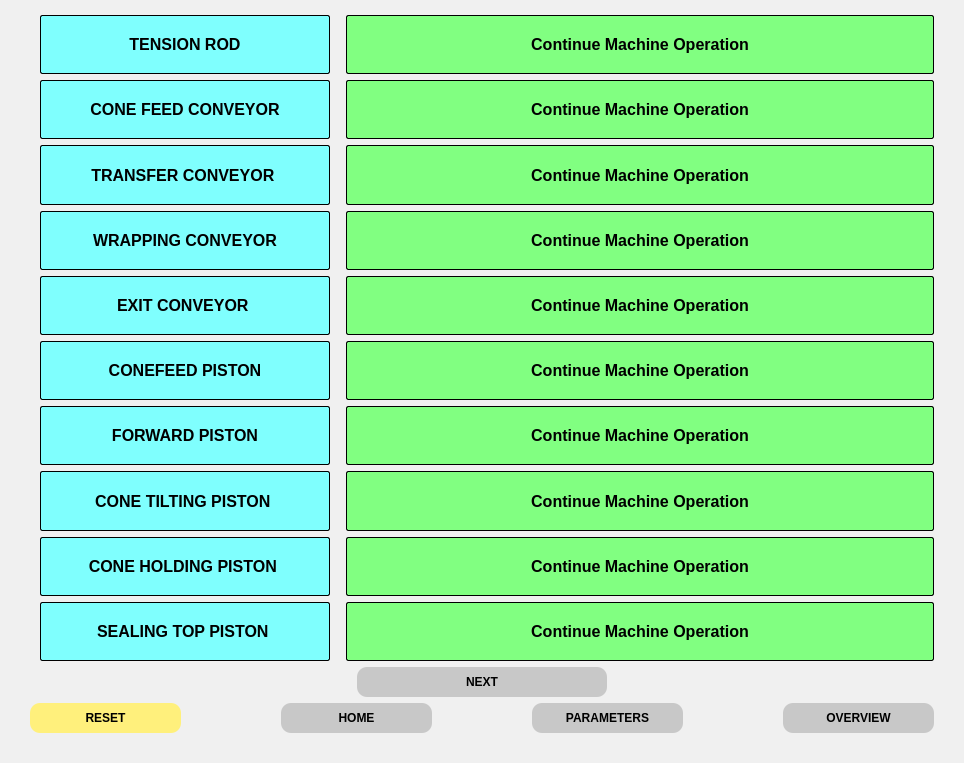
<?xml version="1.0" encoding="UTF-8"?>
<ui version="4.0">
 <class>Dialog</class>
 <widget class="QDialog" name="Dialog">
  <property name="geometry">
   <rect>
    <x>0</x>
    <y>0</y>
    <width>964</width>
    <height>763</height>
   </rect>
  </property>
  <property name="windowTitle">
   <string>Dialog</string>
  </property>
  <property name="styleSheet">
   <string notr="true">background-color: #F0F0F0;</string>
  </property>
  <layout class="QGridLayout" name="gridLayout_3">
   <property name="leftMargin">
    <number>30</number>
   </property>
   <property name="topMargin">
    <number>15</number>
   </property>
   <property name="rightMargin">
    <number>30</number>
   </property>
   <property name="bottomMargin">
    <number>30</number>
   </property>
   <item row="0" column="0">
    <layout class="QGridLayout" name="gridLayout_2">
     <item row="0" column="0">
      <layout class="QGridLayout" name="gridLayout" columnstretch="1,0">
       <item row="4" column="0">
        <widget class="QLabel" name="label_8">
         <property name="sizePolicy">
          <sizepolicy hsizetype="Preferred" vsizetype="Preferred">
           <horstretch>250</horstretch>
           <verstretch>30</verstretch>
          </sizepolicy>
         </property>
         <property name="minimumSize">
          <size>
           <width>300</width>
           <height>40</height>
          </size>
         </property>
         <property name="font">
          <font>
           <pointsize>12</pointsize>
           <weight>75</weight>
           <bold>true</bold>
          </font>
         </property>
         <property name="styleSheet">
          <string notr="true">margin-left: 10px; border: 1px solid black; border-radius: 2px; background: #7FFFFE; </string>
         </property>
         <property name="text">
          <string>EXIT CONVEYOR </string>
         </property>
         <property name="alignment">
          <set>Qt::AlignCenter</set>
         </property>
        </widget>
       </item>
       <item row="0" column="0">
        <widget class="QLabel" name="label_4">
         <property name="sizePolicy">
          <sizepolicy hsizetype="Preferred" vsizetype="Preferred">
           <horstretch>250</horstretch>
           <verstretch>30</verstretch>
          </sizepolicy>
         </property>
         <property name="minimumSize">
          <size>
           <width>300</width>
           <height>40</height>
          </size>
         </property>
         <property name="font">
          <font>
           <pointsize>12</pointsize>
           <weight>75</weight>
           <bold>true</bold>
          </font>
         </property>
         <property name="styleSheet">
          <string notr="true">margin-left: 10px; border: 1px solid black; border-radius: 2px; background: #7FFFFE; </string>
         </property>
         <property name="text">
          <string>TENSION ROD</string>
         </property>
         <property name="alignment">
          <set>Qt::AlignCenter</set>
         </property>
        </widget>
       </item>
       <item row="6" column="0">
        <widget class="QLabel" name="label_6">
         <property name="sizePolicy">
          <sizepolicy hsizetype="Preferred" vsizetype="Preferred">
           <horstretch>250</horstretch>
           <verstretch>30</verstretch>
          </sizepolicy>
         </property>
         <property name="minimumSize">
          <size>
           <width>300</width>
           <height>40</height>
          </size>
         </property>
         <property name="font">
          <font>
           <pointsize>12</pointsize>
           <weight>75</weight>
           <bold>true</bold>
          </font>
         </property>
         <property name="styleSheet">
          <string notr="true">margin-left: 10px; border: 1px solid black; border-radius: 2px; background: #7FFFFE; </string>
         </property>
         <property name="text">
          <string>FORWARD PISTON</string>
         </property>
         <property name="alignment">
          <set>Qt::AlignCenter</set>
         </property>
        </widget>
       </item>
       <item row="9" column="1">
        <widget class="QLabel" name="bW_Hmi_S_Top_Piston">
         <property name="sizePolicy">
          <sizepolicy hsizetype="Preferred" vsizetype="Preferred">
           <horstretch>250</horstretch>
           <verstretch>30</verstretch>
          </sizepolicy>
         </property>
         <property name="minimumSize">
          <size>
           <width>300</width>
           <height>40</height>
          </size>
         </property>
         <property name="font">
          <font>
           <pointsize>12</pointsize>
           <weight>75</weight>
           <bold>true</bold>
          </font>
         </property>
         <property name="acceptDrops">
          <bool>false</bool>
         </property>
         <property name="autoFillBackground">
          <bool>false</bool>
         </property>
         <property name="styleSheet">
          <string notr="true">margin-left: 10px; border: 1px solid black; border-radius: 2px; background:#81FF81; </string>
         </property>
         <property name="text">
          <string>Continue Machine Operation</string>
         </property>
         <property name="alignment">
          <set>Qt::AlignCenter</set>
         </property>
        </widget>
       </item>
       <item row="7" column="0">
        <widget class="QLabel" name="label_9">
         <property name="sizePolicy">
          <sizepolicy hsizetype="Preferred" vsizetype="Preferred">
           <horstretch>250</horstretch>
           <verstretch>30</verstretch>
          </sizepolicy>
         </property>
         <property name="minimumSize">
          <size>
           <width>300</width>
           <height>40</height>
          </size>
         </property>
         <property name="font">
          <font>
           <pointsize>12</pointsize>
           <weight>75</weight>
           <bold>true</bold>
          </font>
         </property>
         <property name="styleSheet">
          <string notr="true">margin-left: 10px; border: 1px solid black; border-radius: 2px; background: #7FFFFE; </string>
         </property>
         <property name="text">
          <string>CONE TILTING PISTON </string>
         </property>
         <property name="alignment">
          <set>Qt::AlignCenter</set>
         </property>
        </widget>
       </item>
       <item row="3" column="0">
        <widget class="QLabel" name="label_5">
         <property name="sizePolicy">
          <sizepolicy hsizetype="Preferred" vsizetype="Preferred">
           <horstretch>250</horstretch>
           <verstretch>30</verstretch>
          </sizepolicy>
         </property>
         <property name="minimumSize">
          <size>
           <width>300</width>
           <height>40</height>
          </size>
         </property>
         <property name="font">
          <font>
           <pointsize>12</pointsize>
           <weight>75</weight>
           <bold>true</bold>
          </font>
         </property>
         <property name="styleSheet">
          <string notr="true">margin-left: 10px; border: 1px solid black; border-radius: 2px; background: #7FFFFE; </string>
         </property>
         <property name="text">
          <string>WRAPPING CONVEYOR</string>
         </property>
         <property name="alignment">
          <set>Qt::AlignCenter</set>
         </property>
        </widget>
       </item>
       <item row="8" column="0">
        <widget class="QLabel" name="label_12">
         <property name="sizePolicy">
          <sizepolicy hsizetype="Preferred" vsizetype="Preferred">
           <horstretch>250</horstretch>
           <verstretch>30</verstretch>
          </sizepolicy>
         </property>
         <property name="minimumSize">
          <size>
           <width>300</width>
           <height>40</height>
          </size>
         </property>
         <property name="font">
          <font>
           <pointsize>12</pointsize>
           <weight>75</weight>
           <bold>true</bold>
          </font>
         </property>
         <property name="styleSheet">
          <string notr="true">margin-left: 10px; border: 1px solid black; border-radius: 2px; background: #7FFFFE; </string>
         </property>
         <property name="text">
          <string>CONE HOLDING PISTON </string>
         </property>
         <property name="alignment">
          <set>Qt::AlignCenter</set>
         </property>
        </widget>
       </item>
       <item row="5" column="1">
        <widget class="QLabel" name="bW_Hmi_CF_Piston">
         <property name="sizePolicy">
          <sizepolicy hsizetype="Preferred" vsizetype="Preferred">
           <horstretch>250</horstretch>
           <verstretch>30</verstretch>
          </sizepolicy>
         </property>
         <property name="minimumSize">
          <size>
           <width>300</width>
           <height>40</height>
          </size>
         </property>
         <property name="font">
          <font>
           <pointsize>12</pointsize>
           <weight>75</weight>
           <bold>true</bold>
          </font>
         </property>
         <property name="acceptDrops">
          <bool>false</bool>
         </property>
         <property name="autoFillBackground">
          <bool>false</bool>
         </property>
         <property name="styleSheet">
          <string notr="true">margin-left: 10px; border: 1px solid black; border-radius: 2px; background:#81FF81; </string>
         </property>
         <property name="text">
          <string>Continue Machine Operation</string>
         </property>
         <property name="alignment">
          <set>Qt::AlignCenter</set>
         </property>
        </widget>
       </item>
       <item row="2" column="0">
        <widget class="QLabel" name="label_7">
         <property name="sizePolicy">
          <sizepolicy hsizetype="Preferred" vsizetype="Preferred">
           <horstretch>250</horstretch>
           <verstretch>30</verstretch>
          </sizepolicy>
         </property>
         <property name="minimumSize">
          <size>
           <width>300</width>
           <height>40</height>
          </size>
         </property>
         <property name="font">
          <font>
           <pointsize>12</pointsize>
           <weight>75</weight>
           <bold>true</bold>
          </font>
         </property>
         <property name="styleSheet">
          <string notr="true">margin-left: 10px; border: 1px solid black; border-radius: 2px; background: #7FFFFE; </string>
         </property>
         <property name="text">
          <string>TRANSFER CONVEYOR </string>
         </property>
         <property name="alignment">
          <set>Qt::AlignCenter</set>
         </property>
        </widget>
       </item>
       <item row="9" column="0">
        <widget class="QLabel" name="label_14">
         <property name="sizePolicy">
          <sizepolicy hsizetype="Preferred" vsizetype="Preferred">
           <horstretch>250</horstretch>
           <verstretch>30</verstretch>
          </sizepolicy>
         </property>
         <property name="minimumSize">
          <size>
           <width>300</width>
           <height>40</height>
          </size>
         </property>
         <property name="font">
          <font>
           <pointsize>12</pointsize>
           <weight>75</weight>
           <bold>true</bold>
          </font>
         </property>
         <property name="styleSheet">
          <string notr="true">margin-left: 10px; border: 1px solid black; border-radius: 2px; background: #7FFFFE; </string>
         </property>
         <property name="text">
          <string>SEALING TOP PISTON </string>
         </property>
         <property name="alignment">
          <set>Qt::AlignCenter</set>
         </property>
        </widget>
       </item>
       <item row="8" column="1">
        <widget class="QLabel" name="bW_Hmi_CHP_Piston">
         <property name="sizePolicy">
          <sizepolicy hsizetype="Preferred" vsizetype="Preferred">
           <horstretch>250</horstretch>
           <verstretch>30</verstretch>
          </sizepolicy>
         </property>
         <property name="minimumSize">
          <size>
           <width>300</width>
           <height>40</height>
          </size>
         </property>
         <property name="font">
          <font>
           <pointsize>12</pointsize>
           <weight>75</weight>
           <bold>true</bold>
          </font>
         </property>
         <property name="acceptDrops">
          <bool>false</bool>
         </property>
         <property name="autoFillBackground">
          <bool>false</bool>
         </property>
         <property name="styleSheet">
          <string notr="true">margin-left: 10px; border: 1px solid black; border-radius: 2px; background:#81FF81; </string>
         </property>
         <property name="text">
          <string>Continue Machine Operation</string>
         </property>
         <property name="alignment">
          <set>Qt::AlignCenter</set>
         </property>
        </widget>
       </item>
       <item row="4" column="1">
        <widget class="QLabel" name="bW_Hmi_ExitConveyor">
         <property name="sizePolicy">
          <sizepolicy hsizetype="Preferred" vsizetype="Preferred">
           <horstretch>250</horstretch>
           <verstretch>30</verstretch>
          </sizepolicy>
         </property>
         <property name="minimumSize">
          <size>
           <width>300</width>
           <height>40</height>
          </size>
         </property>
         <property name="font">
          <font>
           <pointsize>12</pointsize>
           <weight>75</weight>
           <bold>true</bold>
          </font>
         </property>
         <property name="acceptDrops">
          <bool>false</bool>
         </property>
         <property name="autoFillBackground">
          <bool>false</bool>
         </property>
         <property name="styleSheet">
          <string notr="true">margin-left: 10px; border: 1px solid black; border-radius: 2px; background:#81FF81; </string>
         </property>
         <property name="text">
          <string>Continue Machine Operation</string>
         </property>
         <property name="alignment">
          <set>Qt::AlignCenter</set>
         </property>
        </widget>
       </item>
       <item row="7" column="1">
        <widget class="QLabel" name="bW_Hmi_CTP_Piston">
         <property name="sizePolicy">
          <sizepolicy hsizetype="Preferred" vsizetype="Preferred">
           <horstretch>250</horstretch>
           <verstretch>30</verstretch>
          </sizepolicy>
         </property>
         <property name="minimumSize">
          <size>
           <width>300</width>
           <height>40</height>
          </size>
         </property>
         <property name="font">
          <font>
           <pointsize>12</pointsize>
           <weight>75</weight>
           <bold>true</bold>
          </font>
         </property>
         <property name="acceptDrops">
          <bool>false</bool>
         </property>
         <property name="autoFillBackground">
          <bool>false</bool>
         </property>
         <property name="styleSheet">
          <string notr="true">margin-left: 10px; border: 1px solid black; border-radius: 2px; background:#81FF81; </string>
         </property>
         <property name="text">
          <string>Continue Machine Operation</string>
         </property>
         <property name="alignment">
          <set>Qt::AlignCenter</set>
         </property>
        </widget>
       </item>
       <item row="1" column="1">
        <widget class="QLabel" name="bW_Hmi_ConeFeedConveyor">
         <property name="sizePolicy">
          <sizepolicy hsizetype="Preferred" vsizetype="Preferred">
           <horstretch>250</horstretch>
           <verstretch>30</verstretch>
          </sizepolicy>
         </property>
         <property name="minimumSize">
          <size>
           <width>300</width>
           <height>40</height>
          </size>
         </property>
         <property name="font">
          <font>
           <pointsize>12</pointsize>
           <weight>75</weight>
           <bold>true</bold>
          </font>
         </property>
         <property name="acceptDrops">
          <bool>false</bool>
         </property>
         <property name="autoFillBackground">
          <bool>false</bool>
         </property>
         <property name="styleSheet">
          <string notr="true">margin-left: 10px; border: 1px solid black; border-radius: 2px; background:#81FF81; </string>
         </property>
         <property name="text">
          <string>Continue Machine Operation</string>
         </property>
         <property name="alignment">
          <set>Qt::AlignCenter</set>
         </property>
        </widget>
       </item>
       <item row="3" column="1">
        <widget class="QLabel" name="bW_Hmi_WrappingConveyor">
         <property name="sizePolicy">
          <sizepolicy hsizetype="Preferred" vsizetype="Preferred">
           <horstretch>250</horstretch>
           <verstretch>30</verstretch>
          </sizepolicy>
         </property>
         <property name="minimumSize">
          <size>
           <width>300</width>
           <height>40</height>
          </size>
         </property>
         <property name="font">
          <font>
           <pointsize>12</pointsize>
           <weight>75</weight>
           <bold>true</bold>
          </font>
         </property>
         <property name="acceptDrops">
          <bool>false</bool>
         </property>
         <property name="autoFillBackground">
          <bool>false</bool>
         </property>
         <property name="styleSheet">
          <string notr="true">margin-left: 10px; border: 1px solid black; border-radius: 2px; background:#81FF81; </string>
         </property>
         <property name="text">
          <string>Continue Machine Operation</string>
         </property>
         <property name="alignment">
          <set>Qt::AlignCenter</set>
         </property>
        </widget>
       </item>
       <item row="6" column="1">
        <widget class="QLabel" name="bW_Hmi_FWD_Piston">
         <property name="sizePolicy">
          <sizepolicy hsizetype="Preferred" vsizetype="Preferred">
           <horstretch>250</horstretch>
           <verstretch>30</verstretch>
          </sizepolicy>
         </property>
         <property name="minimumSize">
          <size>
           <width>300</width>
           <height>40</height>
          </size>
         </property>
         <property name="font">
          <font>
           <pointsize>12</pointsize>
           <weight>75</weight>
           <bold>true</bold>
          </font>
         </property>
         <property name="acceptDrops">
          <bool>false</bool>
         </property>
         <property name="autoFillBackground">
          <bool>false</bool>
         </property>
         <property name="styleSheet">
          <string notr="true">margin-left: 10px; border: 1px solid black; border-radius: 2px; background:#81FF81; </string>
         </property>
         <property name="text">
          <string>Continue Machine Operation</string>
         </property>
         <property name="alignment">
          <set>Qt::AlignCenter</set>
         </property>
        </widget>
       </item>
       <item row="1" column="0">
        <widget class="QLabel" name="label_2">
         <property name="sizePolicy">
          <sizepolicy hsizetype="Preferred" vsizetype="Preferred">
           <horstretch>250</horstretch>
           <verstretch>30</verstretch>
          </sizepolicy>
         </property>
         <property name="minimumSize">
          <size>
           <width>300</width>
           <height>40</height>
          </size>
         </property>
         <property name="font">
          <font>
           <pointsize>12</pointsize>
           <weight>75</weight>
           <bold>true</bold>
          </font>
         </property>
         <property name="styleSheet">
          <string notr="true">margin-left: 10px; border: 1px solid black; border-radius: 2px; background: #7FFFFE; </string>
         </property>
         <property name="text">
          <string>CONE FEED CONVEYOR</string>
         </property>
         <property name="alignment">
          <set>Qt::AlignCenter</set>
         </property>
        </widget>
       </item>
       <item row="5" column="0">
        <widget class="QLabel" name="label_3">
         <property name="sizePolicy">
          <sizepolicy hsizetype="Preferred" vsizetype="Preferred">
           <horstretch>250</horstretch>
           <verstretch>30</verstretch>
          </sizepolicy>
         </property>
         <property name="minimumSize">
          <size>
           <width>300</width>
           <height>40</height>
          </size>
         </property>
         <property name="font">
          <font>
           <pointsize>12</pointsize>
           <weight>75</weight>
           <bold>true</bold>
          </font>
         </property>
         <property name="styleSheet">
          <string notr="true">margin-left: 10px; border: 1px solid black; border-radius: 2px; background: #7FFFFE; </string>
         </property>
         <property name="text">
          <string>CONEFEED PISTON</string>
         </property>
         <property name="alignment">
          <set>Qt::AlignCenter</set>
         </property>
        </widget>
       </item>
       <item row="2" column="1">
        <widget class="QLabel" name="bW_Hmi_TransferConveyor">
         <property name="sizePolicy">
          <sizepolicy hsizetype="Preferred" vsizetype="Preferred">
           <horstretch>250</horstretch>
           <verstretch>30</verstretch>
          </sizepolicy>
         </property>
         <property name="minimumSize">
          <size>
           <width>300</width>
           <height>40</height>
          </size>
         </property>
         <property name="font">
          <font>
           <pointsize>12</pointsize>
           <weight>75</weight>
           <bold>true</bold>
          </font>
         </property>
         <property name="acceptDrops">
          <bool>false</bool>
         </property>
         <property name="autoFillBackground">
          <bool>false</bool>
         </property>
         <property name="styleSheet">
          <string notr="true">margin-left: 10px; border: 1px solid black; border-radius: 2px; background:#81FF81; </string>
         </property>
         <property name="text">
          <string>Continue Machine Operation</string>
         </property>
         <property name="alignment">
          <set>Qt::AlignCenter</set>
         </property>
        </widget>
       </item>
       <item row="0" column="1">
        <widget class="QLabel" name="bW_Hmi_TensionRodJam">
         <property name="sizePolicy">
          <sizepolicy hsizetype="Preferred" vsizetype="Preferred">
           <horstretch>250</horstretch>
           <verstretch>30</verstretch>
          </sizepolicy>
         </property>
         <property name="minimumSize">
          <size>
           <width>300</width>
           <height>40</height>
          </size>
         </property>
         <property name="font">
          <font>
           <pointsize>12</pointsize>
           <weight>75</weight>
           <bold>true</bold>
          </font>
         </property>
         <property name="acceptDrops">
          <bool>false</bool>
         </property>
         <property name="autoFillBackground">
          <bool>false</bool>
         </property>
         <property name="styleSheet">
          <string notr="true">margin-left: 10px; border: 1px solid black; border-radius: 2px; background:#81FF81; </string>
         </property>
         <property name="text">
          <string>Continue Machine Operation</string>
         </property>
         <property name="alignment">
          <set>Qt::AlignCenter</set>
         </property>
        </widget>
       </item>
      </layout>
     </item>
     <item row="1" column="0">
      <layout class="QHBoxLayout" name="horizontalLayout_2">
       <item>
        <spacer name="horizontalSpacer">
         <property name="orientation">
          <enum>Qt::Horizontal</enum>
         </property>
         <property name="sizeHint" stdset="0">
          <size>
           <width>40</width>
           <height>20</height>
          </size>
         </property>
        </spacer>
       </item>
       <item>
        <widget class="QPushButton" name="pushButton_4">
         <property name="minimumSize">
          <size>
           <width>250</width>
           <height>30</height>
          </size>
         </property>
         <property name="maximumSize">
          <size>
           <width>300</width>
           <height>40</height>
          </size>
         </property>
         <property name="font">
          <font>
           <weight>75</weight>
           <bold>true</bold>
          </font>
         </property>
         <property name="autoFillBackground">
          <bool>false</bool>
         </property>
         <property name="styleSheet">
          <string notr="true">QPushButton{background-color: rgb(200, 200, 200);border-radius: 10px;}QPushButton:pressed{background-color: rgb(120, 120, 120);}</string>
         </property>
         <property name="text">
          <string>NEXT</string>
         </property>
         <property name="icon">
          <iconset resource="icon.qrc">
           <normaloff>:/nextbutton/right-arrow.png</normaloff>:/nextbutton/right-arrow.png</iconset>
         </property>
        </widget>
       </item>
       <item>
        <spacer name="horizontalSpacer_2">
         <property name="orientation">
          <enum>Qt::Horizontal</enum>
         </property>
         <property name="sizeType">
          <enum>QSizePolicy::Expanding</enum>
         </property>
         <property name="sizeHint" stdset="0">
          <size>
           <width>120</width>
           <height>20</height>
          </size>
         </property>
        </spacer>
       </item>
      </layout>
     </item>
     <item row="2" column="0">
      <layout class="QHBoxLayout" name="horizontalLayout">
       <property name="spacing">
        <number>100</number>
       </property>
       <item>
        <widget class="QPushButton" name="pushButton">
         <property name="minimumSize">
          <size>
           <width>150</width>
           <height>30</height>
          </size>
         </property>
         <property name="maximumSize">
          <size>
           <width>300</width>
           <height>40</height>
          </size>
         </property>
         <property name="font">
          <font>
           <weight>75</weight>
           <bold>true</bold>
          </font>
         </property>
         <property name="autoFillBackground">
          <bool>false</bool>
         </property>
         <property name="styleSheet">
          <string notr="true">
QPushButton{background-color: #FFF07C;border-radius: 10px;}QPushButton:pressed{background-color: rgb(120, 120, 120);}</string>
         </property>
         <property name="text">
          <string>RESET</string>
         </property>
        </widget>
       </item>
       <item>
        <widget class="QPushButton" name="pushButton_2">
         <property name="minimumSize">
          <size>
           <width>150</width>
           <height>30</height>
          </size>
         </property>
         <property name="maximumSize">
          <size>
           <width>300</width>
           <height>40</height>
          </size>
         </property>
         <property name="font">
          <font>
           <weight>75</weight>
           <bold>true</bold>
          </font>
         </property>
         <property name="autoFillBackground">
          <bool>false</bool>
         </property>
         <property name="styleSheet">
          <string notr="true">QPushButton{background-color: rgb(200, 200, 200);border-radius: 10px;}QPushButton:pressed{background-color: rgb(120, 120, 120);}</string>
         </property>
         <property name="text">
          <string>HOME</string>
         </property>
        </widget>
       </item>
       <item>
        <widget class="QPushButton" name="pushButton_3">
         <property name="minimumSize">
          <size>
           <width>150</width>
           <height>30</height>
          </size>
         </property>
         <property name="maximumSize">
          <size>
           <width>300</width>
           <height>40</height>
          </size>
         </property>
         <property name="font">
          <font>
           <weight>75</weight>
           <bold>true</bold>
          </font>
         </property>
         <property name="autoFillBackground">
          <bool>false</bool>
         </property>
         <property name="styleSheet">
          <string notr="true">QPushButton{background-color: rgb(200, 200, 200);border-radius: 10px;}QPushButton:pressed{background-color: rgb(120, 120, 120);}</string>
         </property>
         <property name="text">
          <string>PARAMETERS</string>
         </property>
        </widget>
       </item>
       <item>
        <widget class="QPushButton" name="pushButton_5">
         <property name="minimumSize">
          <size>
           <width>150</width>
           <height>30</height>
          </size>
         </property>
         <property name="maximumSize">
          <size>
           <width>300</width>
           <height>40</height>
          </size>
         </property>
         <property name="font">
          <font>
           <weight>75</weight>
           <bold>true</bold>
          </font>
         </property>
         <property name="autoFillBackground">
          <bool>false</bool>
         </property>
         <property name="styleSheet">
          <string notr="true">QPushButton{background-color: rgb(200, 200, 200);border-radius: 10px;}QPushButton:pressed{background-color: rgb(120, 120, 120);}</string>
         </property>
         <property name="text">
          <string>OVERVIEW</string>
         </property>
        </widget>
       </item>
      </layout>
     </item>
    </layout>
   </item>
  </layout>
 </widget>
 <resources>
  <include location="icon.qrc"/>
 </resources>
 <connections/>
</ui>
